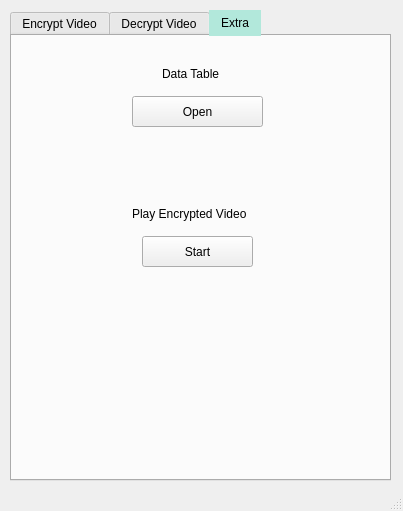
<?xml version="1.0" encoding="UTF-8"?>
<ui version="4.0">
 <class>MainWindow</class>
 <widget class="QMainWindow" name="MainWindow">
  <property name="geometry">
   <rect>
    <x>0</x>
    <y>0</y>
    <width>403</width>
    <height>511</height>
   </rect>
  </property>
  <property name="minimumSize">
   <size>
    <width>403</width>
    <height>511</height>
   </size>
  </property>
  <property name="maximumSize">
   <size>
    <width>403</width>
    <height>511</height>
   </size>
  </property>
  <property name="windowTitle">
   <string>Steganator</string>
  </property>
  <widget class="QWidget" name="centralwidget">
   <widget class="QTabWidget" name="tabWidget">
    <property name="enabled">
     <bool>true</bool>
    </property>
    <property name="geometry">
     <rect>
      <x>10</x>
      <y>10</y>
      <width>381</width>
      <height>471</height>
     </rect>
    </property>
    <property name="palette">
     <palette>
      <active>
       <colorrole role="BrightText">
        <brush brushstyle="SolidPattern">
         <color alpha="255">
          <red>0</red>
          <green>0</green>
          <blue>0</blue>
         </color>
        </brush>
       </colorrole>
      </active>
      <inactive>
       <colorrole role="BrightText">
        <brush brushstyle="SolidPattern">
         <color alpha="255">
          <red>255</red>
          <green>255</green>
          <blue>255</blue>
         </color>
        </brush>
       </colorrole>
      </inactive>
      <disabled>
       <colorrole role="BrightText">
        <brush brushstyle="SolidPattern">
         <color alpha="255">
          <red>255</red>
          <green>255</green>
          <blue>255</blue>
         </color>
        </brush>
       </colorrole>
      </disabled>
     </palette>
    </property>
    <property name="font">
     <font>
      <italic>false</italic>
      <underline>false</underline>
      <strikeout>false</strikeout>
      <stylestrategy>PreferDefault</stylestrategy>
     </font>
    </property>
    <property name="focusPolicy">
     <enum>Qt::NoFocus</enum>
    </property>
    <property name="layoutDirection">
     <enum>Qt::LeftToRight</enum>
    </property>
    <property name="autoFillBackground">
     <bool>false</bool>
    </property>
    <property name="styleSheet">
     <string notr="true">QTabBar::tab:selected { 
  background: rgb(178, 232, 219); 
}</string>
    </property>
    <property name="tabPosition">
     <enum>QTabWidget::North</enum>
    </property>
    <property name="tabShape">
     <enum>QTabWidget::Rounded</enum>
    </property>
    <property name="currentIndex">
     <number>2</number>
    </property>
    <property name="elideMode">
     <enum>Qt::ElideLeft</enum>
    </property>
    <property name="usesScrollButtons">
     <bool>false</bool>
    </property>
    <property name="tabBarAutoHide">
     <bool>false</bool>
    </property>
    <widget class="QWidget" name="encrypt">
     <property name="focusPolicy">
      <enum>Qt::TabFocus</enum>
     </property>
     <attribute name="title">
      <string>Encrypt Video</string>
     </attribute>
     <widget class="QLabel" name="enc_lbl_sec_msg">
      <property name="geometry">
       <rect>
        <x>20</x>
        <y>170</y>
        <width>111</width>
        <height>16</height>
       </rect>
      </property>
      <property name="text">
       <string>Secret Message</string>
      </property>
     </widget>
     <widget class="QLabel" name="enc_lbl_sec_key">
      <property name="geometry">
       <rect>
        <x>20</x>
        <y>250</y>
        <width>81</width>
        <height>16</height>
       </rect>
      </property>
      <property name="text">
       <string>Secret Key</string>
      </property>
     </widget>
     <widget class="QLabel" name="enc_lbl_video">
      <property name="geometry">
       <rect>
        <x>20</x>
        <y>320</y>
        <width>91</width>
        <height>16</height>
       </rect>
      </property>
      <property name="text">
       <string>Video</string>
      </property>
     </widget>
     <widget class="QPushButton" name="enc_btn_upload">
      <property name="geometry">
       <rect>
        <x>20</x>
        <y>340</y>
        <width>101</width>
        <height>31</height>
       </rect>
      </property>
      <property name="text">
       <string>Upload</string>
      </property>
     </widget>
     <widget class="QPushButton" name="btn_enc">
      <property name="geometry">
       <rect>
        <x>240</x>
        <y>390</y>
        <width>113</width>
        <height>32</height>
       </rect>
      </property>
      <property name="text">
       <string>Encrypt</string>
      </property>
     </widget>
     <widget class="QLabel" name="enc_lbl_vid_id">
      <property name="geometry">
       <rect>
        <x>20</x>
        <y>30</y>
        <width>111</width>
        <height>16</height>
       </rect>
      </property>
      <property name="text">
       <string>Video ID</string>
      </property>
     </widget>
     <widget class="QLabel" name="enc_lbl_vid_tag">
      <property name="geometry">
       <rect>
        <x>20</x>
        <y>100</y>
        <width>111</width>
        <height>16</height>
       </rect>
      </property>
      <property name="text">
       <string>Video Tag</string>
      </property>
     </widget>
     <widget class="QLineEdit" name="enc_line_vid_id">
      <property name="geometry">
       <rect>
        <x>20</x>
        <y>60</y>
        <width>311</width>
        <height>21</height>
       </rect>
      </property>
     </widget>
     <widget class="QLineEdit" name="enc_line_vid_tag">
      <property name="geometry">
       <rect>
        <x>20</x>
        <y>130</y>
        <width>311</width>
        <height>21</height>
       </rect>
      </property>
     </widget>
     <widget class="QLineEdit" name="enc_line_sec_msg">
      <property name="geometry">
       <rect>
        <x>20</x>
        <y>210</y>
        <width>311</width>
        <height>21</height>
       </rect>
      </property>
     </widget>
     <widget class="QLineEdit" name="enc_line_sec_key">
      <property name="geometry">
       <rect>
        <x>20</x>
        <y>280</y>
        <width>311</width>
        <height>21</height>
       </rect>
      </property>
     </widget>
    </widget>
    <widget class="QWidget" name="decrypt">
     <attribute name="title">
      <string>Decrypt Video</string>
     </attribute>
     <widget class="QPushButton" name="dec_upload">
      <property name="geometry">
       <rect>
        <x>20</x>
        <y>110</y>
        <width>101</width>
        <height>31</height>
       </rect>
      </property>
      <property name="text">
       <string notr="true">Upload</string>
      </property>
     </widget>
     <widget class="QLabel" name="dec_lbl_sec_key">
      <property name="geometry">
       <rect>
        <x>20</x>
        <y>20</y>
        <width>81</width>
        <height>16</height>
       </rect>
      </property>
      <property name="text">
       <string>Secret Key</string>
      </property>
     </widget>
     <widget class="QPushButton" name="btn_dec">
      <property name="geometry">
       <rect>
        <x>240</x>
        <y>160</y>
        <width>113</width>
        <height>32</height>
       </rect>
      </property>
      <property name="text">
       <string>Decrypt</string>
      </property>
     </widget>
     <widget class="QLabel" name="dec_lbl_video">
      <property name="geometry">
       <rect>
        <x>20</x>
        <y>90</y>
        <width>91</width>
        <height>16</height>
       </rect>
      </property>
      <property name="text">
       <string>Video</string>
      </property>
     </widget>
     <widget class="QLineEdit" name="dec_line_sec_key">
      <property name="geometry">
       <rect>
        <x>20</x>
        <y>50</y>
        <width>311</width>
        <height>21</height>
       </rect>
      </property>
     </widget>
    </widget>
    <widget class="QWidget" name="extra">
     <property name="enabled">
      <bool>true</bool>
     </property>
     <attribute name="title">
      <string>Extra</string>
     </attribute>
     <widget class="QPushButton" name="ex_btn_open">
      <property name="geometry">
       <rect>
        <x>120</x>
        <y>60</y>
        <width>131</width>
        <height>31</height>
       </rect>
      </property>
      <property name="text">
       <string>Open</string>
      </property>
     </widget>
     <widget class="QLabel" name="ex_lbl_data_tbl">
      <property name="geometry">
       <rect>
        <x>150</x>
        <y>30</y>
        <width>71</width>
        <height>16</height>
       </rect>
      </property>
      <property name="text">
       <string>Data Table</string>
      </property>
     </widget>
     <widget class="QPushButton" name="ex_btn_start">
      <property name="geometry">
       <rect>
        <x>130</x>
        <y>200</y>
        <width>111</width>
        <height>31</height>
       </rect>
      </property>
      <property name="text">
       <string>Start</string>
      </property>
     </widget>
     <widget class="QLabel" name="ex_lbl_play_vid">
      <property name="geometry">
       <rect>
        <x>120</x>
        <y>170</y>
        <width>131</width>
        <height>16</height>
       </rect>
      </property>
      <property name="text">
       <string>Play Encrypted Video</string>
      </property>
     </widget>
    </widget>
   </widget>
  </widget>
  <widget class="QStatusBar" name="statusbar"/>
 </widget>
 <resources/>
 <connections/>
</ui>
